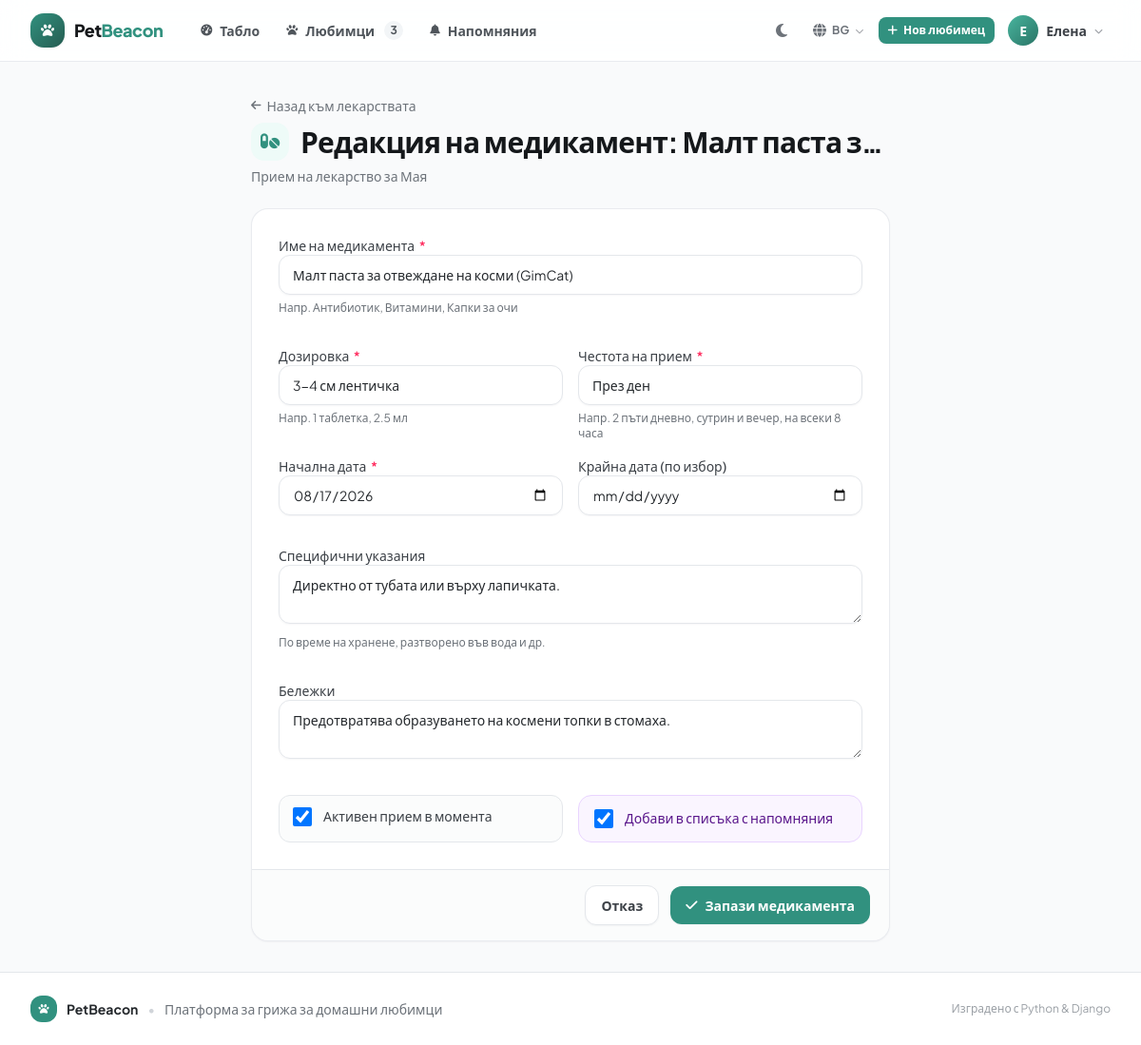
The page /bg/medications/14/edit/ (signed in) on the database its author committed.
### pets/models.py (models this page shows, shortened)
class Medication(models.Model):
    pet = models.ForeignKey(Pet, on_delete=models.CASCADE, related_name='medications', verbose_name=gettext_lazy("Любимец"))
    name = models.CharField(
        max_length=150,
        verbose_name=gettext_lazy("Име на медикамента"),
        help_text=gettext_lazy("Напр. Антибиотик, Витамини, Капки за очи"),
    )
    dosage = models.CharField(
        max_length=100,
        verbose_name=gettext_lazy("Дозировка"),
        help_text=gettext_lazy("Напр. 1 таблетка, 2.5 мл"),
    )
    frequency = models.CharField(
        max_length=100,
        verbose_name=gettext_lazy("Честота на прием"),
        help_text=gettext_lazy("Напр. 2 пъти дневно, сутрин и вечер, на всеки 8 часа"),
    )
    start_date = models.DateField(default=date.today, verbose_name=gettext_lazy("Начална дата"))
    end_date = models.DateField(null=True, blank=True, verbose_name=gettext_lazy("Крайна дата (по избор)"))
    instructions = models.TextField(
        blank=True,
        verbose_name=gettext_lazy("Специфични указания"),
        help_text=gettext_lazy("По време на хранене, разтворено във вода и др."),
    )
    is_active = models.BooleanField(default=True, verbose_name=gettext_lazy("Активен прием в момента"))
    notes = models.TextField(blank=True, verbose_name=gettext_lazy("Бележки"))
    created_at = models.DateTimeField(auto_now_add=True)
    class Meta:
        verbose_name = gettext_lazy("Прием на лекарство")
        verbose_name_plural = gettext_lazy("Прием на лекарства")
        ordering = ['-is_active', '-start_date']
        constraints = [
            models.CheckConstraint(
                condition=(
                    models.Q(end_date__isnull=True)
                    | models.Q(end_date__gte=models.F('start_date'))
                ),
                name='med_end_after_start',
            ),
        ]

### pets/views.py (the view)
# urls.py: path('medications/<int:pk>/edit/', views.medication_update_view, name='medication_update'),
@login_required
def medication_update_view(request, pk):
    med = get_object_or_404(Medication, pk=pk, pet__owner=request.user)
    pet = med.pet
    if request.method == 'POST':
        form = MedicationForm(request.POST, instance=med)
        if form.is_valid():
            form.save()
            messages.success(request, _("Медикаментът '%(name)s' бе обновен успешно!") % {"name": med.name})
            return redirect(_pet_detail_url(pet.pk, tab="meds"))
    else:
        form = MedicationForm(instance=med)
    return render(request, 'pets/medication_form.html', {
        'form': form,
        'pet': pet,
        'med': med,
        'title': _('Редакция на медикамент: %(name)s') % {"name": med.name},
        'subtitle': _('Прием на лекарство за %(name)s') % {"name": pet.name},
        'cancel_url': _pet_detail_url(pet.pk, tab="meds"),
    })

### pets/templatetags/petcare_tags.py (called while the page is built)
@register.filter(name="add_class", is_safe=True)
def add_class(field, css_classes):
    if not isinstance(field, BoundField):
        return field
    widget = copy.copy(field.field.widget)
    attrs = {
        "class": " ".join(
            part for part in (widget.attrs.get("class", ""), css_classes) if part
        ).strip()
    }
    described_by = []
    if field.help_text:
        described_by.append(f"{field.auto_id}_helptext")
    if field.errors:
        described_by.append(f"{field.auto_id}_error")
    if described_by:
        attrs["aria-describedby"] = " ".join(described_by)
    return mark_safe(field.as_widget(widget=widget, attrs=attrs))

### pets/views.py (called while the page is built)
def _pet_detail_url(pet_pk, tab=None):
    url = reverse('pets:pet_detail', kwargs={'pk': pet_pk})
    return f"{url}?tab={tab}" if tab else url

### templates/pets/medication_form.html (shortened to what this page needs)
{% extends 'base.html' %}
{% load petcare_tags i18n %}
{% block content %}
{% translate "Назад към лекарствата" as back_label %}
{% translate "Запази медикамента" as submit_label %}
<div class="mx-auto max-w-2xl space-y-6">
    {% include "partials/page_header.html" with title=title subtitle=subtitle icon="fa-solid fa-pills" back_url=cancel_url back_label=back_label %}
    {% include "partials/form_open.html" with form=form submit_label=submit_label cancel_url=cancel_url %}
        {% include "partials/field.html" with field=form.name %}
        <div class="grid grid-cols-1 gap-4 sm:grid-cols-2">
            {% include "partials/field.html" with field=form.dosage %}
            {% include "partials/field.html" with field=form.frequency %}
            {% include "partials/field.html" with field=form.start_date %}
            {% include "partials/field.html" with field=form.end_date %}
        </div>
        {% include "partials/field.html" with field=form.instructions %}
        {% include "partials/field.html" with field=form.notes %}
        <div class="grid grid-cols-1 gap-4 sm:grid-cols-2">
            {% include "partials/checkbox.html" with field=form.is_active %}
            {% if form.create_reminder %}
                <label for="{{ form.create_reminder.id_for_label }}"
                       class="flex cursor-pointer items-start gap-3 rounded-xl border border-purple-200 bg-purple-50 px-4 py-3.5 transition hover:border-purple-300 dark:border-purple-900/60 dark:bg-purple-950/30">
                    {{ form.create_reminder }}
                    <span class="text-sm font-medium leading-snug text-purple-900 dark:text-purple-200">
                        {{ form.create_reminder.label }}
                    </span>
                </label>
            {% endif %}
        </div>
    {% include "partials/form_close.html" %}
</div>
{% endblock %}

### templates/base.html (shortened to what this page needs)
{% load static i18n %}<!DOCTYPE html>
<html lang="{{ LANGUAGE_CODE }}" class="h-full scroll-smooth">
<head>
    <link rel="stylesheet" href="{% static 'css/app.css' %}">
    <link rel="stylesheet"
          href="https://cdnjs.cloudflare.com/ajax/libs/font-awesome/6.5.1/css/all.min.css"
>
</head>
<body class="flex min-h-full flex-col bg-ink-50 text-ink-800 antialiased dark:bg-ink-950 dark:text-ink-200">
<header class="sticky top-0 z-40 border-b border-ink-200/80 bg-white/85 backdrop-blur-md print-hidden dark:border-ink-800 dark:bg-ink-900/85">
    <div class="page">
        <div class="flex h-16 items-center gap-3">
            <a href="{% if user.is_authenticated %}{% url 'pets:dashboard' %}{% else %}{% url 'pets:home' %}{% endif %}"
               class="flex shrink-0 items-center gap-2.5 rounded-lg transition hover:opacity-90">
                <span class="flex h-9 w-9 items-center justify-center rounded-xl bg-gradient-to-br from-brand-600 to-brand-800 text-white shadow-sm">
                    <i class="fa-solid fa-paw text-sm" aria-hidden="true"></i>
                </span>
                <span class="text-lg font-extrabold tracking-tight text-ink-900 dark:text-white">
                    Pet<span class="text-brand-600 dark:text-brand-400">Beacon</span>
                </span>
            </a>
            {% if user.is_authenticated %}
            <nav class="ml-4 hidden flex-1 items-center gap-1 md:flex" aria-label="{% translate 'Основна навигация' %}">
                <a href="{% url 'pets:dashboard' %}"
                   class="nav-link {% if request.resolver_match.url_name == 'dashboard' %}nav-link-active{% endif %}"
                   {% if request.resolver_match.url_name == 'dashboard' %}aria-current="page"{% endif %}>
                    <i class="fa-solid fa-gauge-high text-xs" aria-hidden="true"></i> {% translate "Табло" %}
                </a>
                <a href="{% url 'pets:pet_list' %}"
                   class="nav-link {% if 'pet' in request.resolver_match.url_name and 'reminder' not in request.resolver_match.url_name and 'dashboard' not in request.resolver_match.url_name %}nav-link-active{% endif %}"
                   {% if 'pet' in request.resolver_match.url_name and 'reminder' not in request.resolver_match.url_name and 'dashboard' not in request.resolver_match.url_name %}aria-current="page"{% endif %}>
                    <i class="fa-solid fa-paw text-xs" aria-hidden="true"></i> {% translate "Любимци" %}
                    {% if nav_total_pets %}
                        <span class="ml-0.5 inline-flex h-5 min-w-5 items-center justify-center rounded-full bg-ink-100 px-1.5 text-xs font-bold text-ink-600 dark:bg-ink-800 dark:text-ink-300">{{ nav_total_pets }}</span>
                    {% endif %}
                </a>
                <a href="{% url 'pets:reminder_list' %}"
                   class="nav-link {% if 'reminder' in request.resolver_match.url_name %}nav-link-active{% endif %}"
                   {% if 'reminder' in request.resolver_match.url_name %}aria-current="page"{% endif %}>
                    <i class="fa-solid fa-bell text-xs" aria-hidden="true"></i> {% translate "Напомняния" %}
                </a>
            </nav>
            {% endif %}
            <div class="ml-auto flex items-center gap-1.5">
                <button type="button" id="themeToggle" class="btn-icon"
                        aria-label="{% translate 'Смяна на цветовата тема' %}"
                        title="{% translate 'Смяна на темата' %}"
                        data-title-light="{% translate 'Светла тема' %}"
                        data-title-dark="{% translate 'Тъмна тема' %}">
                    <i class="fa-solid fa-moon" data-theme-icon="dark" aria-hidden="true"></i>
                </button>
                {% include "partials/language_switcher.html" %}
                {% if user.is_authenticated %}
                    <a href="{% url 'pets:pet_create' %}" class="btn-primary btn-sm hidden sm:inline-flex">
                        <i class="fa-solid fa-plus" aria-hidden="true"></i> {% translate "Нов любимец" %}
                    </a>
                    <div class="relative" id="userMenu">
                        <button type="button" id="userMenuButton"
                                aria-label="{% blocktranslate with name=user.get_full_name|default:user.username %}Отвори менюто на потребителя: {{ name }}{% endblocktranslate %}"
                                class="flex items-center gap-2 rounded-xl px-2 py-1.5 transition hover:bg-ink-100 focus-visible:outline-2 focus-visible:outline-offset-2 focus-visible:outline-brand-500 dark:hover:bg-ink-800"
                                aria-expanded="false" aria-haspopup="true" aria-controls="userMenuDropdown">
                            <span class="flex h-8 w-8 items-center justify-center rounded-full bg-gradient-to-br from-brand-500 to-brand-700 text-sm font-bold text-white">
                                {{ user.first_name|default:user.username|slice:":1"|upper }}
                            </span>
                            <span class="hidden max-w-[7rem] truncate text-sm font-semibold text-ink-700 lg:block dark:text-ink-200">
                                {{ user.first_name|default:user.username }}
                            </span>
                            <i class="fa-solid fa-chevron-down text-[9px] text-ink-400 transition-transform duration-200" id="userChevron" aria-hidden="true"></i>
                        </button>
                    </div>
                {% else %}
                    <a href="{% url 'accounts:login' %}" class="btn-ghost btn-sm">{% translate "Вход" %}</a>
                    <a href="{% url 'accounts:register' %}" class="btn-primary btn-sm">{% translate "Регистрация" %}</a>
                {% endif %}
            </div>
        </div>
    </div>
</header>
<main id="main" class="page flex-1 py-6 sm:py-8">
    {% block content %}{% endblock %}
</main>
<footer class="mt-auto border-t border-ink-200 bg-white print-hidden dark:border-ink-800 dark:bg-ink-900">
    <div class="page flex flex-col items-center justify-between gap-3 py-6 text-sm text-ink-500 sm:flex-row dark:text-ink-400">
        <div class="flex items-center gap-2.5">
            <span class="flex h-7 w-7 items-center justify-center rounded-lg bg-brand-600 text-white">
                <i class="fa-solid fa-paw text-[11px]" aria-hidden="true"></i>
            </span>
            <span class="font-bold text-ink-800 dark:text-ink-100">PetBeacon</span>
            <span class="text-ink-300 dark:text-ink-700" aria-hidden="true">&bull;</span>
            <span>{% translate "Платформа за грижа за домашни любимци" %}</span>
        </div>
        <p class="text-xs text-ink-400">{% translate "Изградено с Python & Django" %}</p>
    </div>
</footer>
</body>
</html>

### templates/partials/field.html (shortened to what this page needs)
{% load petcare_tags i18n %}
<div class="{% if span %}sm:col-span-2{% else %}{{ cols|default:'' }}{% endif %}">
    {% if field.field.widget.input_type != "checkbox" %}
        <label for="{{ field.id_for_label }}" class="label {% if field.errors %}text-rose-700{% endif %}">
            {{ field.label }}{% if field.field.required %}
                <span class="ml-0.5 text-rose-500" aria-hidden="true">*</span>
            {% endif %}
        </label>
    {% endif %}
    {% if field.field.widget.input_type == 'file' %}
        {% if field.errors %}
            {% with widget_class="file-input field-error" %}{{ field|add_class:widget_class }}{% endwith %}
        {% else %}
            {{ field|add_class:"file-input" }}
        {% endif %}
    {% elif field.errors %}
        {{ field|add_class:"field field-error" }}
    {% else %}
        {{ field|add_class:"field" }}
    {% endif %}
    {% if field.help_text %}
        <p class="hint" id="{{ field.auto_id }}_helptext">{{ field.help_text }}</p>
    {% endif %}
</div>

### templates/partials/checkbox.html (shortened to what this page needs)
<div class="flex items-start gap-3 rounded-lg border border-ink-200 bg-ink-50/60 px-3.5 py-3 transition hover:border-ink-300 hover:bg-ink-50 dark:border-ink-700 dark:bg-ink-900/50 dark:hover:border-ink-600 dark:hover:bg-ink-900">
    {{ field }}
    <label for="{{ field.id_for_label }}" class="cursor-pointer text-sm font-medium leading-snug text-ink-700 dark:text-ink-200">
        {{ field.label }}
    </label>
</div>

### rows shown on the page
Medication: name "Малт паста за отвеждане на косми (GimCat)", dosage "3-4 см лентичка", frequency "През ден", start_date "08/17/2026", instructions "Директно от тубата или върху лапичката.", notes "Предотвратява образуването на космени топки в стомаха.", is_active "☑"

### other values the page prints
{{ nav_total_pets }} "3"
{{ code|upper }} "BG"
{{ user.first_name|default:user.username|slice:":1"|upper }} "Е"
{{ user.first_name|default:user.username }} "Елена"
{{ back_label|default:default_back_label }} "Назад към лекарствата"
{{ title }} "Редакция на медикамент: Малт паста з…"
{{ subtitle }} "Прием на лекарство за Мая"
{{ field.label }} "Име на медикамента Дозировка Честота на прием Начална дата Крайна дата (по избор) Специфични указания Бележки"
{{ field.help_text }} "Напр. Антибиотик, Витамини, Капки за очи Напр. 1 таблетка, 2.5 мл Напр. 2 пъти дневно, сутрин и вечер, на всеки 8 часа По време на хранене, разтворено във вода и др."
{{ field.label }} "Активен прием в момента"
{{ submit_label|default:default_submit_label }} "Запази медикамента"
